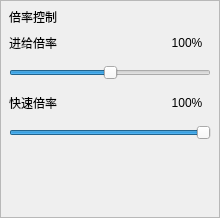
       <widget class="QFrame" name="overridePanel">
        <property name="minimumSize"><size><width>220</width><height>218</height></size></property>
        <property name="frameShape"><enum>QFrame::StyledPanel</enum></property>
        <layout class="QVBoxLayout" name="overrideLayout">
         <property name="spacing"><number>6</number></property><property name="leftMargin"><number>8</number></property><property name="topMargin"><number>7</number></property><property name="rightMargin"><number>8</number></property><property name="bottomMargin"><number>7</number></property>
         <item><widget class="QLabel" name="overrideTitle"><property name="text"><string>倍率控制</string></property></widget></item>
         <item>
          <layout class="QHBoxLayout" name="feedOverrideHeader">
           <item><widget class="QLabel" name="feedOverrideText"><property name="text"><string>进给倍率</string></property></widget></item>
           <item><spacer name="feedOverrideSpacer"><property name="orientation"><enum>Qt::Horizontal</enum></property><property name="sizeHint" stdset="0"><size><width>10</width><height>10</height></size></property></spacer></item>
           <item><widget class="StatusLabel" name="feed_override_value"><property name="minimumSize"><size><width>48</width><height>22</height></size></property><property name="maximumSize"><size><width>58</width><height>22</height></size></property><property name="alignment"><set>Qt::AlignCenter</set></property><property name="text"><string>100%</string></property><property name="textTemplate" stdset="0"><string>%3.0f%%</string></property><property name="feed_override_status" stdset="0"><bool>true</bool></property></widget></item>
          </layout>
         </item>
         <item><widget class="StatusSlider" name="feed_override"><property name="minimumSize"><size><width>0</width><height>26</height></size></property><property name="minimum"><number>0</number></property><property name="maximum"><number>200</number></property><property name="value"><number>100</number></property><property name="orientation"><enum>Qt::Horizontal</enum></property><property name="feed_rate" stdset="0"><bool>true</bool></property></widget></item>
         <item>
          <layout class="QHBoxLayout" name="rapidOverrideHeader">
           <item><widget class="QLabel" name="rapidOverrideText"><property name="text"><string>快速倍率</string></property></widget></item>
           <item><spacer name="rapidOverrideSpacer"><property name="orientation"><enum>Qt::Horizontal</enum></property><property name="sizeHint" stdset="0"><size><width>10</width><height>10</height></size></property></spacer></item>
           <item><widget class="StatusLabel" name="rapid_override_value"><property name="minimumSize"><size><width>48</width><height>22</height></size></property><property name="maximumSize"><size><width>58</width><height>22</height></size></property><property name="alignment"><set>Qt::AlignCenter</set></property><property name="text"><string>100%</string></property><property name="textTemplate" stdset="0"><string>%3.0f%%</string></property><property name="rapid_override_status" stdset="0"><bool>true</bool></property></widget></item>
          </layout>
         </item>
         <item><widget class="StatusSlider" name="rapid_override"><property name="minimumSize"><size><width>0</width><height>26</height></size></property><property name="minimum"><number>0</number></property><property name="maximum"><number>100</number></property><property name="value"><number>100</number></property><property name="orientation"><enum>Qt::Horizontal</enum></property><property name="rapid_rate" stdset="0"><bool>true</bool></property></widget></item>
         <item><spacer name="overridePanelSpacer"><property name="orientation"><enum>Qt::Vertical</enum></property><property name="sizeHint" stdset="0"><size><width>20</width><height>10</height></size></property></spacer></item>
        </layout>
       </widget>
